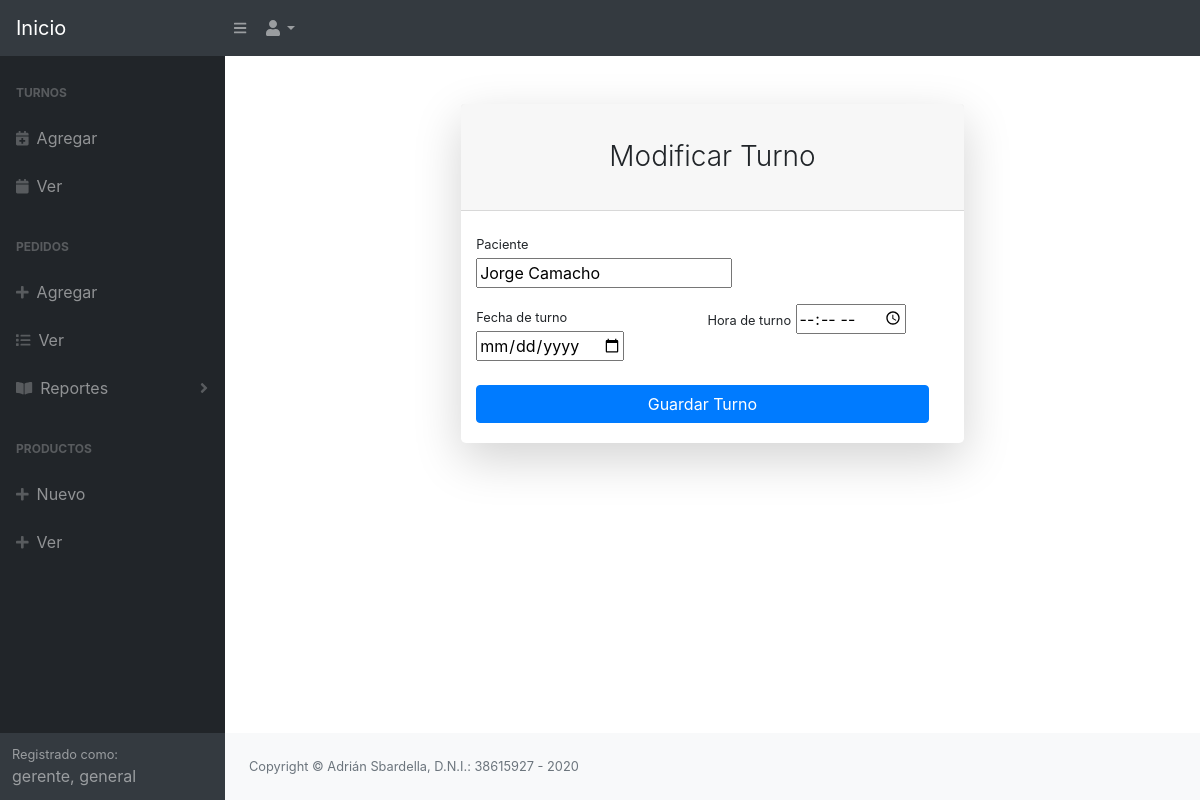
The app's page /modificar_turno/3 (signed in) with its own data.
### optometria/models.py (models this page shows, shortened)
class Usuario(AbstractUser):
    first_name = None
    last_name = None
    username = models.CharField(max_length=32)
    nombre = models.CharField(max_length=200)
    password = models.CharField(max_length=256)
    email = models.CharField(max_length=200, unique=True, primary_key=True)
    apellido = models.CharField(max_length=200)
    telefono = models.CharField(max_length=200)
    fecha_nac = models.DateTimeField(default=None, blank=True, null=True)
    is_admin = False
    EMAIL_FIELD = 'email'
    USERNAME_FIELD = 'email'
    REQUIRED_FIELDS = ['nombre', 'apellido', 'username']

class Turno(models.Model):
    fechaDeTurno = models.DateTimeField()
    paciente = models.ForeignKey('Paciente', on_delete=models.CASCADE)
    secretaria = models.ForeignKey('Secretaria', on_delete=models.CASCADE)

class Paciente(models.Model):
    dni = models.BigIntegerField()
    email = models.CharField(max_length=200)
    telefono = models.CharField(max_length=15)
    nombre = models.CharField(max_length=200)
    def __str__(self):
        return self.nombre

### optometria/views.py (the view)
# urls.py: path('modificar_turno/<int:id>', views.modificar_turno, name='modificar_turno'),
def modificar_turno(request, id):
	if request.method == "POST":
		fecha = request.POST['fecha_turno']
		hora = request.POST['hora_turno']
		date_time_str = fecha+hora
		momento = datetime.datetime.strptime(date_time_str, '%Y-%m-%d%H:%M')
		turno = Turno.objects.get(id=id)
		turno.__setattr__('fechaDeTurno', momento)
		turno.save(force_update=True)
		turnos = Turno.objects.all()
		return render(request, 'turnos/lista_turnos.html', {'turnos': turnos})
	else:
		turno = Turno.objects.get(id=id)
		return render(request, "turnos/editar_turno.html", {'turno': turno})

### optometria/templates/turnos/editar_turno.html (shortened to what this page needs)
{% extends "layout.html" %}
{% block content %}
<div class="container">
    <div class="row justify-content-center">
        <div class="col-lg-7">
            <div class="card shadow-lg border-0 rounded-lg mt-5">
                <div class="card-header"><h3 class="text-center font-weight-light my-4">Modificar Turno</h3></div>
                    <div class="card-body">
                        <div class="form-row">
                            <form action="{% url 'modificar_turno' id=turno.id %}" method="POST">
                                <div class="form-row">
                                    <div class="col-md-6">
                                        <div class="form-group">
                                            <label class="small mb-1" for="paciente">Paciente</label>
                                            <input type="text" value="{{ turno.paciente }}" id="paciente" name="paciente" readonly="readonly"/>
                                        </div>
                                    </div>
                                </div>
                                <div class="form-row">
                                    <div class="col-md-6">
                                        <label class="small mb-1" for="fecha_turno">Fecha de turno</label>
                                        <input type="date" id="fecha_turno" name="fecha_turno"/>
                                    </div>
                                    <div class="col-md-6">
                                        <label class="small mb-1" for="hora_turno">Hora de turno</label>
                                        <input type="time" id="hora_turno" name="hora_turno"/>
                                    </div>
                                </div>
                                <div class="form-group mt-4 mb-0"><button type="submit" class="btn btn-primary btn-block">Guardar Turno</button></div>
                            </form>
                        </div>
                    </div>
            </div>
        </div>
    </div>
</div>
{% endblock %}

### optometria/templates/layout.html (shortened to what this page needs)
<!DOCTYPE html>
<html lang="en">
    <head>
        {% load static %}
        <link href="{% static 'css/styles.css' %}" rel="stylesheet" />
        <link href="https://cdn.datatables.net/1.10.20/css/dataTables.bootstrap4.min.css" rel="stylesheet" />
    </head>
    <body class="sb-nav-fixed">
        <nav class="sb-topnav navbar navbar-expand navbar-dark bg-dark">
            <a class="navbar-brand" href="{% url 'index' %}">Inicio</a>
            <button class="btn btn-link btn-sm order-1 order-lg-0" id="sidebarToggle" href="#"><i class="fas fa-bars"></i></button>
            <ul class="navbar-nav ml-auto ml-md-0">
                <li class="nav-item dropdown">
                    <a class="nav-link dropdown-toggle" id="userDropdown" href="#" role="button" data-toggle="dropdown" aria-haspopup="true" aria-expanded="false"><i class="fas fa-user fa-fw"></i></a>
                </li>
            </ul>
        </nav>
        <div id="layoutSidenav">
            <div id="layoutSidenav_nav">
                <nav class="sb-sidenav accordion sb-sidenav-dark" id="sidenavAccordion">
                    <div class="sb-sidenav-menu">
                        <div class="nav">
                            {% if request.user.secretaria or request.user.gerente %}
                            <div class="sb-sidenav-menu-heading">Turnos</div>
                            <a class="nav-link" href="{% url 'nuevo_turno' %}">
                                <div class="sb-nav-link-icon"><i class="fas fa-calendar-plus"></i></div>
                                Agregar
                            </a>
                            <a class="nav-link" href="{% url 'lista_turno' %}">
                              <div class="sb-nav-link-icon"><i class="fas fa-calendar"></i></div>
                              Ver
                            </a>
                            {% endif %}
                            <div class="sb-sidenav-menu-heading">Pedidos</div>
                                {% if request.user.vendedor or request.user.gerente %}
                            <a class="nav-link" href="{% url 'nuevo_pedido' %}">
                              <div class="sb-nav-link-icon"><i class="fas fa-plus"></i></div>
                              Agregar
                            </a>
                            {% endif %}
                            {% if request.user.tecnico or request.user.vendedor or request.user.gerente %}
                            <a class="nav-link" href="{% url 'lista_pedidos' %}">
                              <div class="sb-nav-link-icon"><i class="fas fa-list"></i></div>
                              Ver
                            </a>
                            {% endif %}
                            {% if request.user.gerente %}
                            <a class="nav-link collapsed" href="#" data-toggle="collapse" data-target="#collapsePages" aria-expanded="false" aria-controls="collapsePages">
                              <div class="sb-nav-link-icon"><i class="fas fa-book-open"></i></div>
                              Reportes
                              <div class="sb-sidenav-collapse-arrow"><i class="fas fa-angle-down"></i></div>
                            </a>
                            {% endif %}
                          <div class="sb-sidenav-menu-heading">Productos</div>
                            {% if request.user.gerente %}
                            <a class="nav-link" href="index.html">
                                <div class="sb-nav-link-icon"><i class="fas fa-plus"></i></div>
                                Nuevo
                            </a>
                            {% endif %}
                            {% if request.user.gerente %}
                            <a class="nav-link" href="index.html">
                                <div class="sb-nav-link-icon"><i class="fas fa-plus"></i></div>
                                Ver
                            </a>
                            {% endif %}
                        </div>
                    </div>
                    <div class="sb-sidenav-footer">
                        {% if request.user.is_authenticated %}
                            <div class="small">Registrado como:</div>
                            {{ request.user.nombre }}, {{ request.user.apellido }}
                        {% else %}
                            <div class="small">Sin usuario registrado:</div>
                        {% endif %}
                    </div>
                </nav>
            </div>
            <div id="layoutSidenav_content">
                <main>
                    <div class="container-fluid">
                        {% block content %}
                        {% endblock %}
                    </div>
                </main>
                <footer class="py-4 bg-light mt-auto">
                    <div class="container-fluid">
                        <div class="d-flex align-items-center justify-content-between small">
                            <div class="text-muted">Copyright &copy; Adrián Sbardella, D.N.I.: 38615927 - 2020</div>
                        </div>
                    </div>
                </footer>
            </div>
        </div>
    </body>
</html>
</body>
</html>

### records on screen
Usuario: user.nombre "gerente", user.apellido "general"
Turno: paciente "Jorge Camacho"
